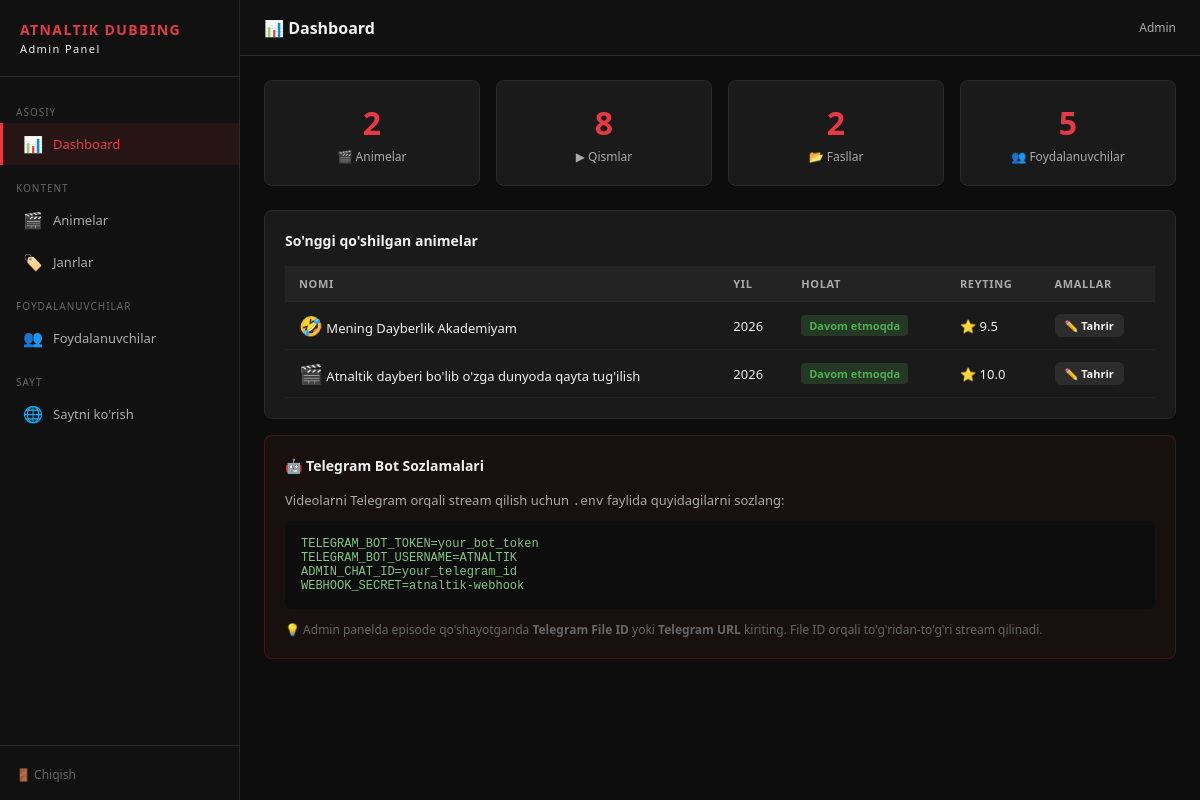
The app's page /admin (signed in), older data.
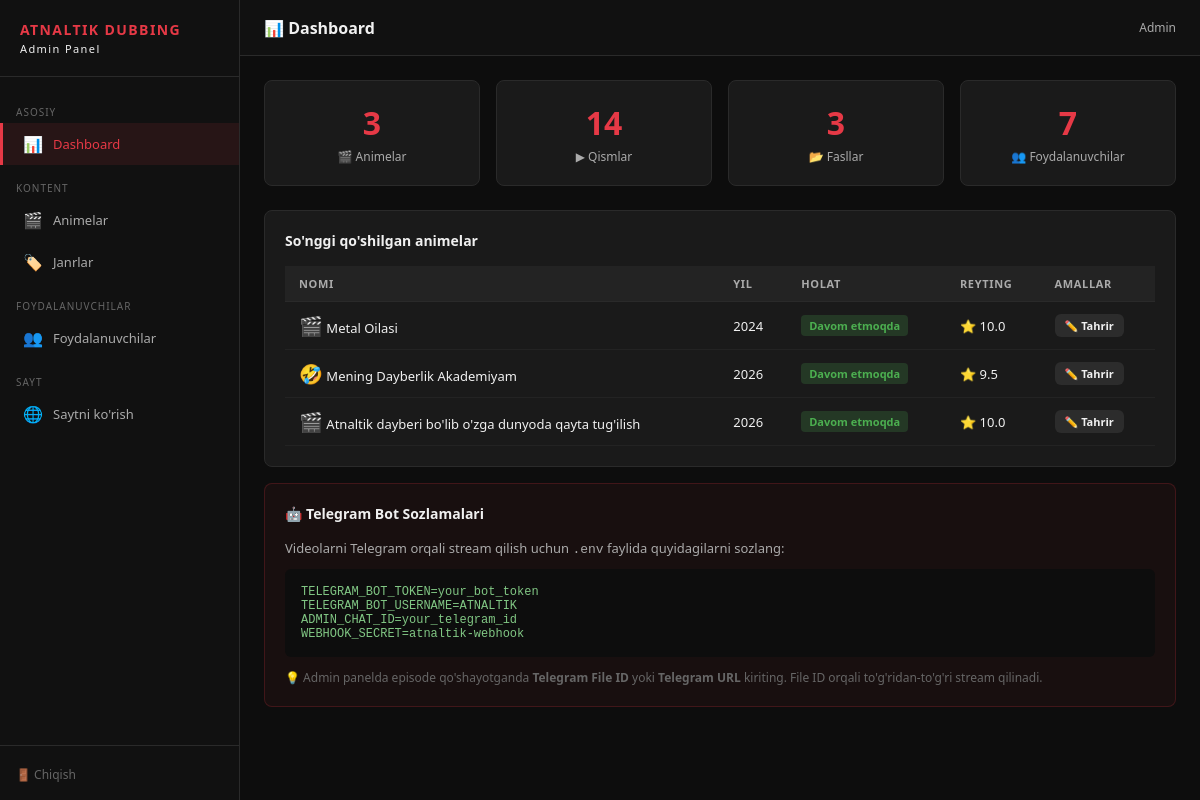
The same page, newer data.
### tables this page shows
CREATE TABLE animes (
                id INTEGER PRIMARY KEY AUTOINCREMENT,
                title TEXT NOT NULL,
                original_title TEXT DEFAULT '',
                icon TEXT DEFAULT '🎬',
                score REAL DEFAULT 0,
                status TEXT DEFAULT 'Davom etmoqda',
                year INTEGER DEFAULT 2024,
                description TEXT DEFAULT '',
                cover_image TEXT DEFAULT '',
                created_at TEXT DEFAULT CURRENT_TIMESTAMP
            , voice_actors TEXT DEFAULT '', translators TEXT DEFAULT '');

### app.py (the view)
@app.route('/admin')
@admin_required
def admin_dashboard():
    stats = db.get_stats()
    recent_animes = db.get_all_animes()[:5]
    return render_template('admin/dashboard.html', stats=stats, recent_animes=recent_animes)

### app.py (called while the page is built)
@app.before_request
def handle_options():
    if request.method == 'OPTIONS':
        response = Response()
        response.headers['Access-Control-Allow-Origin'] = '*'
        response.headers['Access-Control-Allow-Headers'] = 'Content-Type,Authorization'
        response.headers['Access-Control-Allow-Methods'] = 'GET,PUT,POST,DELETE,OPTIONS'
        return response

@app.after_request
def add_cors_headers(response):
    response.headers['Access-Control-Allow-Origin'] = '*'
    response.headers['Access-Control-Allow-Headers'] = 'Content-Type,Authorization'
    response.headers['Access-Control-Allow-Methods'] = 'GET,PUT,POST,DELETE,OPTIONS'
    return response

def admin_required(f):
    @wraps(f)
    def decorated(*args, **kwargs):
        if 'user_id' not in session:
            return redirect(url_for('admin_login'))
        user = db.get_user(session['user_id'])
        if not user or not user['is_admin']:
            return redirect(url_for('admin_login'))
        return f(*args, **kwargs)
    return decorated

### templates/admin/dashboard.html (shortened to what this page needs)
{% extends "admin/base.html" %}
{% block page_title %}📊 Dashboard{% endblock %}
{% block content %}
<div class="stats-grid">
  <div class="stat-card">
    <div class="num">{{ stats.animes }}</div>
    <div class="lbl">🎬 Animelar</div>
  </div>
  <div class="stat-card">
    <div class="num">{{ stats.episodes }}</div>
    <div class="lbl">▶ Qismlar</div>
  </div>
  <div class="stat-card">
    <div class="num">{{ stats.seasons }}</div>
    <div class="lbl">📂 Fasllar</div>
  </div>
  <div class="stat-card">
    <div class="num">{{ stats.users }}</div>
    <div class="lbl">👥 Foydalanuvchilar</div>
  </div>
</div>
<div class="card">
  <div class="card-title">So'nggi qo'shilgan animelar</div>
  <table>
    <thead>
      <tr>
        <th>Nomi</th><th>Yil</th><th>Holat</th><th>Reyting</th><th>Amallar</th>
      </tr>
    </thead>
    <tbody>
      {% for anime in recent_animes %}
      <tr>
        <td><span style="font-size:1.2rem">{{ anime.icon }}</span> {{ anime.title }}</td>
        <td>{{ anime.year }}</td>
        <td>
          {% if anime.status == 'Davom etmoqda' %}
            <span class="badge badge-green">{{ anime.status }}</span>
          {% else %}
            <span class="badge badge-blue">{{ anime.status }}</span>
          {% endif %}
        </td>
        <td>⭐ {{ anime.score }}</td>
        <td>
          <a href="/admin/animes/{{ anime.id }}/edit" class="btn btn-secondary btn-sm">✏️ Tahrir</a>
        </td>
      </tr>
      {% endfor %}
    </tbody>
  </table>
</div>
<div class="card" style="background:rgba(230,57,70,.05);border-color:rgba(230,57,70,.2)">
  <div class="card-title">🤖 Telegram Bot Sozlamalari</div>
  <p style="font-size:13px;color:var(--text2);margin-bottom:12px">
    Videolarni Telegram orqali stream qilish uchun <code>.env</code> faylida quyidagilarni sozlang:
  </p>
  <div style="background:var(--bg);border-radius:6px;padding:16px;font-family:monospace;font-size:12px;color:#81c784">
    TELEGRAM_BOT_TOKEN=your_bot_token<br>
    TELEGRAM_BOT_USERNAME=ATNALTIK<br>
    ADMIN_CHAT_ID=your_telegram_id<br>
    WEBHOOK_SECRET=atnaltik-webhook
  </div>
  <p style="font-size:12px;color:var(--text3);margin-top:12px">
    💡 Admin panelda episode qo'shayotganda <b>Telegram File ID</b> yoki <b>Telegram URL</b> kiriting.
    File ID orqali to'g'ridan-to'g'ri stream qilinadi.
  </p>
</div>
{% endblock %}

Row changes from the older to the newer data that the page shows:
added animes: icon "🎬", title "Metal Oilasi", year "2024", status "Davom etmoqda", score "10.0"
Text that changed along with them:
{{ stats.animes }}: "2" → "3"
{{ stats.episodes }}: "8" → "14"
{{ stats.seasons }}: "2" → "3"
{{ stats.users }}: "5" → "7"
